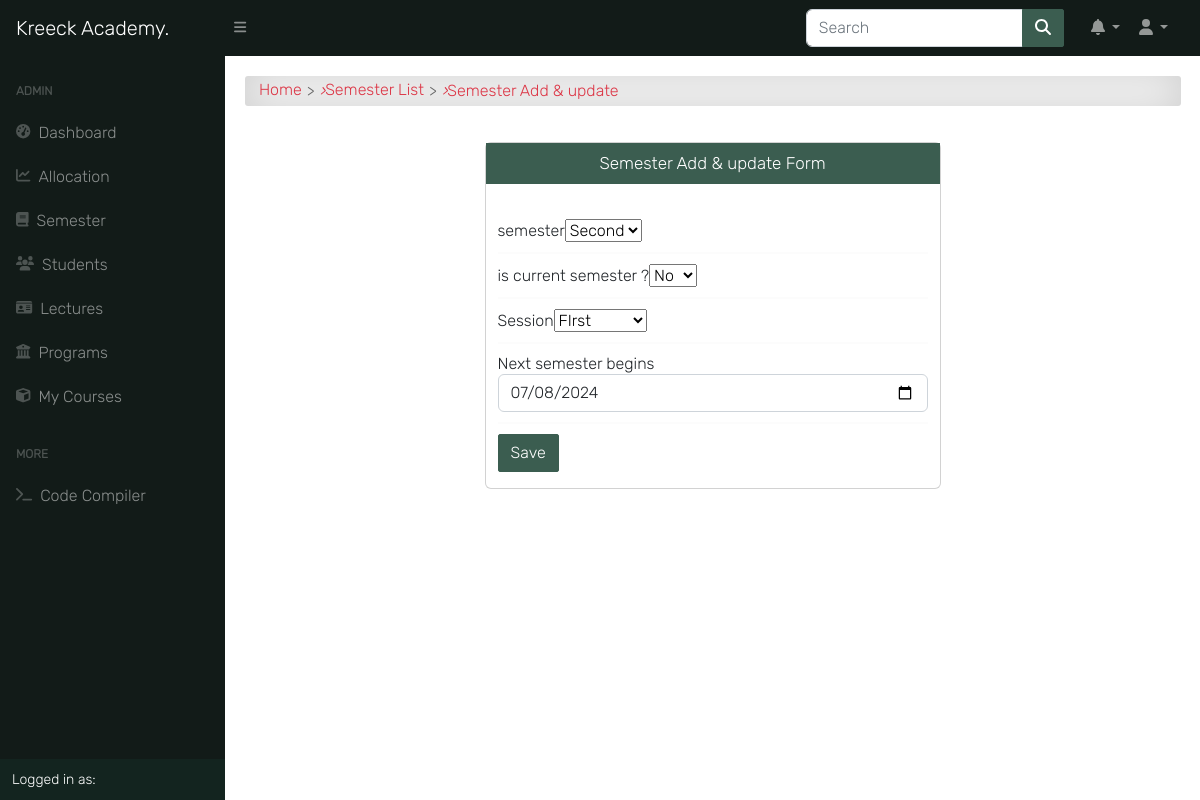
Before: /semester/1/edit/ (signed in) with the older database file.
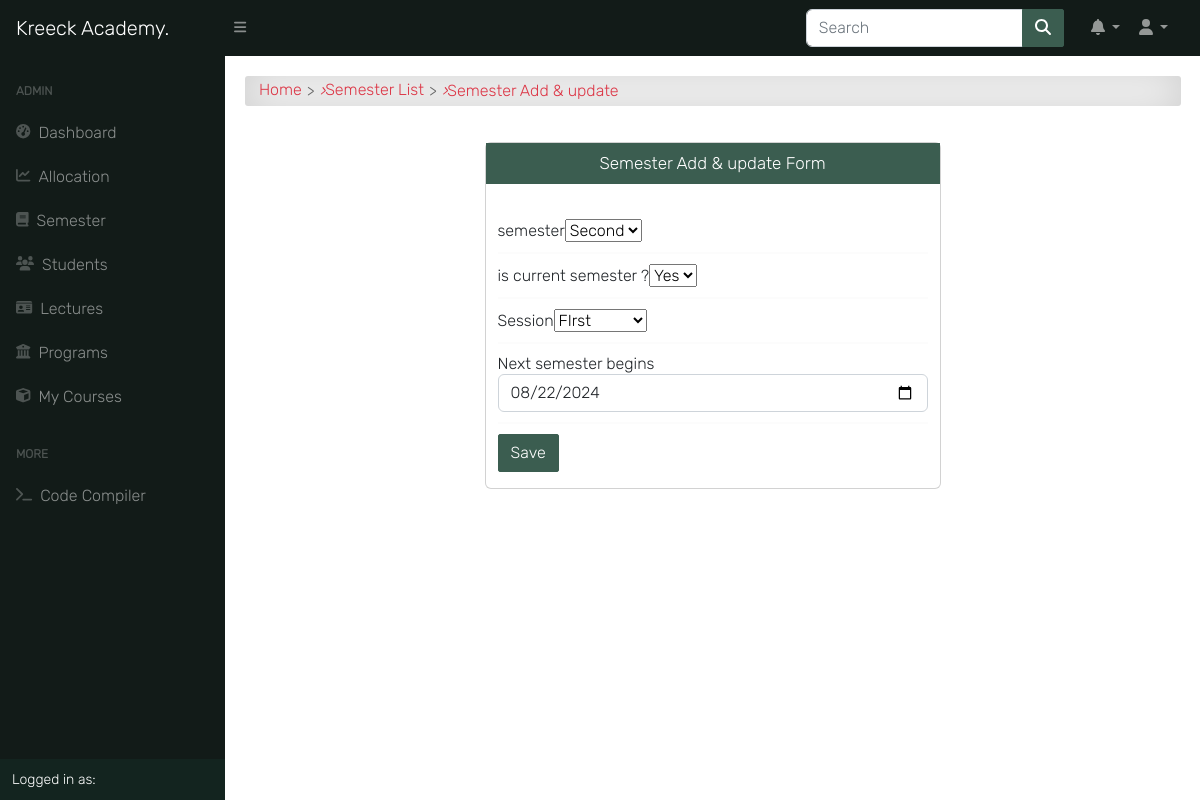
After: the same page with the newer database file.
### app/models.py (models this page shows, shortened)
class Semester(models.Model):
    semester = models.CharField(max_length=10, choices=SEMESTER, blank=True)
    is_current_semester = models.BooleanField(default=False, blank=True, null=True)
    session = models.ForeignKey(Session, on_delete=models.CASCADE, blank=True, null=True)
    next_semester_begins = models.DateField(null=True, blank=True)

### app/views.py (the view)
# urls.py: path('semester/<int:pk>/edit/', semester_update_view, name="edit_semester"),
@login_required
@lecturer_required
def semester_update_view(request, pk):
    semester = get_object_or_404(Semester, pk=pk)
    if request.method == 'POST':
        is_current_semester = request.POST.get('is_current_semester') == 'True'
        if is_current_semester:
            try:
                unset_semester = Semester.objects.get(is_current_semester=True)
                unset_semester.is_current_semester = False
                unset_semester.save()
            except Semester.DoesNotExist:
                pass
            try:
                unset_session = Session.objects.get(is_current_session=True)
                unset_session.is_current_session = False
                unset_session.save()
            except Session.DoesNotExist:
                pass
            new_session = request.POST.get('session')
            form = SemesterForm(request.POST, instance=semester)
            if form.is_valid():
                set_session = Session.objects.get(pk=new_session)
                set_session.is_current_session = True
                set_session.save()
                form.save()
                messages.success(request, 'Semester updated successfully!')
                return redirect('semester_list')
        else:
            form = SemesterForm(request.POST, instance=semester)
            if form.is_valid():
                form.save()
                return redirect('semester_list')
    else:
        form = SemesterForm(instance=semester)
    return render(request, 'app/semester_update.html', {'form': form})

### app/forms.py
class SemesterForm(forms.ModelForm):
    semester = forms.CharField(
        widget=forms.Select(
            choices=SEMESTER,
            attrs={
                'class': 'browser-default custom-select',
            }
        ),
        label="semester",
    )
    is_current_semester = forms.CharField(
        widget=forms.Select(
            choices=((True, 'Yes'), (False, 'No')),
            attrs={
                'class': 'browser-default custom-select',
            }
        ),
        label="is current semester ?",
    )
    session = forms.ModelChoiceField(
        queryset=Session.objects.all(),
        widget=forms.Select(
            attrs={
                'class': 'browser-default custom-select',
            }
        ),
        required=True
    )
    next_semester_begins = forms.DateTimeField(
        widget=forms.TextInput(
            attrs={
                'type': 'date',
                'class': 'form-control',
            }
        ),
        required=True)
    class Meta:
        model = Semester
        fields = ['semester', 'is_current_semester', 'session', 'next_semester_begins']

### app/models.py (called while the page is built)
    def __str__(self):
        return self.session

### templates/app/semester_update.html (shortened to what this page needs)
{% extends 'base.html' %}
{% load crispy_forms_tags %}
{% load static %}
{% block content %}
<div id="input-nav"><a href="{% url 'home' %}" class="primary1">Home</a> <i>&rsaquo;</i>
    <a href="{% url 'semester_list' %}" class="primary1">Semester List</a> <i>&rsaquo;</i> Semester Add & update</div>
<br>
<div class="row">
    <div class="col-md-6 mx-auto">
        <div class="card pb-3">
            <p class="form-title">Semester Add & update Form</p>
            <div class="container"><br>
                <form action="" method="POST">{% csrf_token %}
                    {% for f in form %}{{ f.label }}{{ f }}<hr>{% endfor %}
                    <input class="btn btn-primary" type="submit" value="Save">
                </form>
            </div>
        </div>
    </div>
</div>
{% endblock content %}

Changed rows visible on the page:
changed Semester "Second": is_current_semester "No" → "Yes"; next_semester_begins "07/08/2024" → "08/22/2024"
